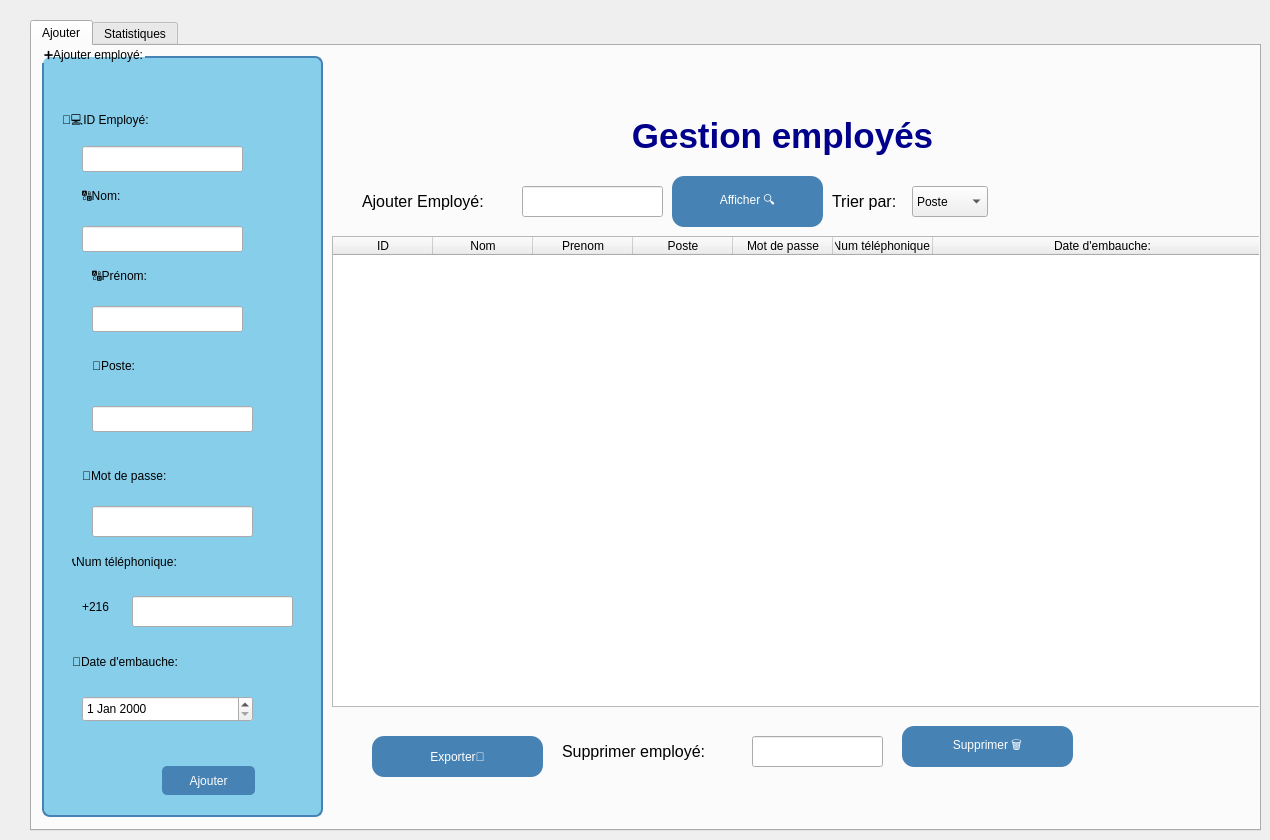
    <widget class="QWidget" name="page_2">
     <widget class="QTabWidget" name="tabWidget_2">
      <property name="geometry">
       <rect>
        <x>30</x>
        <y>20</y>
        <width>1231</width>
        <height>811</height>
       </rect>
      </property>
      <property name="currentIndex">
       <number>0</number>
      </property>
      <widget class="QWidget" name="tab_12">
       <attribute name="title">
        <string>Ajouter</string>
       </attribute>
       <widget class="QGroupBox" name="groupBox_5">
        <property name="geometry">
         <rect>
          <x>10</x>
          <y>0</y>
          <width>281</width>
          <height>771</height>
         </rect>
        </property>
        <property name="styleSheet">
         <string notr="true">QGroupBox {
        font: 900 9pt &quot;Segoe UI&quot;;
        font: 900 9pt &quot;Segoe UI&quot;;
        font: 16pt &quot;Segoe UI&quot;;

        background-color: rgb(135, 206, 235);
    border: 2px solid #4682B4;
    border-radius: 8px;
    margin-top: 10px;
}
QPushButton {
    background-color: #4682B4;
    color: white;
    border-radius: 5px;
    padding: 5px;
}
QPushButton:hover {
    background-color: #5A9BD5;
}</string>
        </property>
        <property name="title">
         <string>➕Ajouter employé:</string>
        </property>
        <widget class="QLabel" name="label_87">
         <property name="geometry">
          <rect>
           <x>20</x>
           <y>60</y>
           <width>161</width>
           <height>31</height>
          </rect>
         </property>
         <property name="styleSheet">
          <string notr="true">font: 12pt &quot;Segoe UI&quot;;</string>
         </property>
         <property name="text">
          <string>👨‍💻ID Employé:</string>
         </property>
        </widget>
        <widget class="QLineEdit" name="lineEdit_24">
         <property name="geometry">
          <rect>
           <x>40</x>
           <y>100</y>
           <width>161</width>
           <height>26</height>
          </rect>
         </property>
        </widget>
        <widget class="QLabel" name="label_88">
         <property name="geometry">
          <rect>
           <x>40</x>
           <y>140</y>
           <width>141</width>
           <height>20</height>
          </rect>
         </property>
         <property name="styleSheet">
          <string notr="true">font: 12pt &quot;Segoe UI&quot;;</string>
         </property>
         <property name="text">
          <string>🔠Nom:</string>
         </property>
        </widget>
        <widget class="QLineEdit" name="lineEdit_25">
         <property name="geometry">
          <rect>
           <x>40</x>
           <y>180</y>
           <width>161</width>
           <height>26</height>
          </rect>
         </property>
        </widget>
        <widget class="QLabel" name="label_89">
         <property name="geometry">
          <rect>
           <x>50</x>
           <y>220</y>
           <width>111</width>
           <height>20</height>
          </rect>
         </property>
         <property name="styleSheet">
          <string notr="true">font: 12pt &quot;Segoe UI&quot;;</string>
         </property>
         <property name="text">
          <string>🔠Prénom:</string>
         </property>
        </widget>
        <widget class="QLineEdit" name="lineEdit_26">
         <property name="geometry">
          <rect>
           <x>50</x>
           <y>260</y>
           <width>151</width>
           <height>26</height>
          </rect>
         </property>
        </widget>
        <widget class="QLabel" name="label_90">
         <property name="geometry">
          <rect>
           <x>50</x>
           <y>310</y>
           <width>121</width>
           <height>20</height>
          </rect>
         </property>
         <property name="styleSheet">
          <string notr="true">font: 12pt &quot;Segoe UI&quot;;</string>
         </property>
         <property name="text">
          <string>💼Poste:</string>
         </property>
        </widget>
        <widget class="QLineEdit" name="lineEdit_27">
         <property name="geometry">
          <rect>
           <x>50</x>
           <y>360</y>
           <width>161</width>
           <height>26</height>
          </rect>
         </property>
        </widget>
        <widget class="QLabel" name="label_91">
         <property name="geometry">
          <rect>
           <x>40</x>
           <y>420</y>
           <width>201</width>
           <height>20</height>
          </rect>
         </property>
         <property name="styleSheet">
          <string notr="true">font: 12pt &quot;Segoe UI&quot;;</string>
         </property>
         <property name="text">
          <string>🔣Mot de passe:</string>
         </property>
        </widget>
        <widget class="QLineEdit" name="lineEdit_28">
         <property name="geometry">
          <rect>
           <x>50</x>
           <y>460</y>
           <width>161</width>
           <height>31</height>
          </rect>
         </property>
        </widget>
        <widget class="QLabel" name="label_92">
         <property name="geometry">
          <rect>
           <x>30</x>
           <y>500</y>
           <width>211</width>
           <height>31</height>
          </rect>
         </property>
         <property name="styleSheet">
          <string notr="true">font: 12pt &quot;Segoe UI&quot;;</string>
         </property>
         <property name="text">
          <string>📞Num téléphonique:</string>
         </property>
        </widget>
        <widget class="QLineEdit" name="lineEdit_29">
         <property name="geometry">
          <rect>
           <x>90</x>
           <y>550</y>
           <width>161</width>
           <height>31</height>
          </rect>
         </property>
        </widget>
        <widget class="QLabel" name="label_93">
         <property name="geometry">
          <rect>
           <x>30</x>
           <y>600</y>
           <width>231</width>
           <height>31</height>
          </rect>
         </property>
         <property name="styleSheet">
          <string notr="true">font: 12pt &quot;Segoe UI&quot;;</string>
         </property>
         <property name="text">
          <string>📆Date d'embauche:</string>
         </property>
        </widget>
        <widget class="QDateEdit" name="dateEdit_5">
         <property name="geometry">
          <rect>
           <x>40</x>
           <y>650</y>
           <width>171</width>
           <height>26</height>
          </rect>
         </property>
         <property name="styleSheet">
          <string notr="true">font: 12pt &quot;Segoe UI&quot;;</string>
         </property>
        </widget>
        <widget class="QPushButton" name="pushButton_26">
         <property name="geometry">
          <rect>
           <x>120</x>
           <y>720</y>
           <width>93</width>
           <height>29</height>
          </rect>
         </property>
         <property name="text">
          <string>Ajouter</string>
         </property>
        </widget>
        <widget class="QLabel" name="label_94">
         <property name="geometry">
          <rect>
           <x>40</x>
           <y>550</y>
           <width>61</width>
           <height>21</height>
          </rect>
         </property>
         <property name="styleSheet">
          <string notr="true">font: 12pt &quot;Segoe UI&quot;;</string>
         </property>
         <property name="text">
          <string>+216</string>
         </property>
        </widget>
       </widget>
       <widget class="QTableWidget" name="tableWidget_5">
        <property name="geometry">
         <rect>
          <x>300</x>
          <y>190</y>
          <width>941</width>
          <height>471</height>
         </rect>
        </property>
        <property name="styleSheet">
         <string notr="true">background-color: #00008B;   /* أزرق غامق */
    color: white;                /* النص أبيض */
    gridline-color: white;       /* لون الخطوط */
    border-radius: 8px;          /* حواف مستديرة */
}
QHeaderView::section {
    background-color: #34495e;   /* رمادي غامق للـ header */
    color: white;
    padding: 4px;
    border: 1px solid #2c3e50;
</string>
        </property>
        <attribute name="horizontalHeaderStretchLastSection">
         <bool>true</bool>
        </attribute>
        <attribute name="verticalHeaderShowSortIndicator" stdset="0">
         <bool>true</bool>
        </attribute>
        <attribute name="verticalHeaderStretchLastSection">
         <bool>false</bool>
        </attribute>
        <column>
         <property name="text">
          <string>ID</string>
         </property>
        </column>
        <column>
         <property name="text">
          <string>Nom</string>
         </property>
        </column>
        <column>
         <property name="text">
          <string>Prenom</string>
         </property>
        </column>
        <column>
         <property name="text">
          <string>Poste</string>
         </property>
        </column>
        <column>
         <property name="text">
          <string>Mot de passe</string>
         </property>
        </column>
        <column>
         <property name="text">
          <string>Num téléphonique:</string>
         </property>
        </column>
        <column>
         <property name="text">
          <string>Date d'embauche:</string>
         </property>
        </column>
       </widget>
       <widget class="QLabel" name="label_95">
        <property name="geometry">
         <rect>
          <x>490</x>
          <y>60</y>
          <width>521</width>
          <height>61</height>
         </rect>
        </property>
        <property name="styleSheet">
         <string notr="true">
font: 48pt &quot;Segoe UI&quot;;</string>
        </property>
        <property name="text">
         <string>&lt;html&gt;&lt;head/&gt;&lt;body&gt;&lt;p align=&quot;center&quot;&gt;&lt;span style=&quot; font-size:26pt; font-weight:700; color:#00008b;&quot;&gt;Gestion employés&lt;/span&gt;&lt;/p&gt;&lt;/body&gt;&lt;/html&gt;</string>
        </property>
       </widget>
       <widget class="QPushButton" name="pushButton_27">
        <property name="geometry">
         <rect>
          <x>640</x>
          <y>130</y>
          <width>151</width>
          <height>51</height>
         </rect>
        </property>
        <property name="styleSheet">
         <string notr="true">background-color: rgb(70, 130, 180);
font: 14pt &quot;Segoe UI&quot;;
font: 900 12pt &quot;Segoe UI&quot;;

    color: white;                /* لون النص */
    border-radius: 12px;         /* الحواف مدوّرة */
    padding: 8px 16px;</string>
        </property>
        <property name="text">
         <string>Afficher 🔍</string>
        </property>
       </widget>
       <widget class="QLineEdit" name="lineEdit_30">
        <property name="geometry">
         <rect>
          <x>490</x>
          <y>140</y>
          <width>141</width>
          <height>31</height>
         </rect>
        </property>
        <property name="text">
         <string/>
        </property>
       </widget>
       <widget class="QLabel" name="label_96">
        <property name="geometry">
         <rect>
          <x>330</x>
          <y>140</y>
          <width>171</width>
          <height>31</height>
         </rect>
        </property>
        <property name="text">
         <string>&lt;html&gt;&lt;head/&gt;&lt;body&gt;&lt;p&gt;&lt;span style=&quot; font-size:12pt;&quot;&gt;Ajouter Employé:&lt;/span&gt;&lt;/p&gt;&lt;/body&gt;&lt;/html&gt;</string>
        </property>
       </widget>
       <widget class="QPushButton" name="pushButton_28">
        <property name="geometry">
         <rect>
          <x>870</x>
          <y>680</y>
          <width>171</width>
          <height>41</height>
         </rect>
        </property>
        <property name="styleSheet">
         <string notr="true">background-color: rgb(70, 130, 180);
font: 14pt &quot;Segoe UI&quot;;
font: 900 12pt &quot;Segoe UI&quot;;

    color: white;                /* لون النص */
    border-radius: 12px;         /* الحواف مدوّرة */
    padding: 8px 16px;</string>
        </property>
        <property name="text">
         <string>Supprimer 🗑</string>
        </property>
       </widget>
       <widget class="QLineEdit" name="lineEdit_31">
        <property name="geometry">
         <rect>
          <x>720</x>
          <y>690</y>
          <width>131</width>
          <height>31</height>
         </rect>
        </property>
       </widget>
       <widget class="QLabel" name="label_97">
        <property name="geometry">
         <rect>
          <x>530</x>
          <y>690</y>
          <width>181</width>
          <height>31</height>
         </rect>
        </property>
        <property name="text">
         <string>&lt;html&gt;&lt;head/&gt;&lt;body&gt;&lt;p&gt;&lt;span style=&quot; font-size:12pt;&quot;&gt;Supprimer employé:&lt;/span&gt;&lt;/p&gt;&lt;/body&gt;&lt;/html&gt;</string>
        </property>
       </widget>
       <widget class="QLabel" name="label_98">
        <property name="geometry">
         <rect>
          <x>800</x>
          <y>140</y>
          <width>91</width>
          <height>31</height>
         </rect>
        </property>
        <property name="text">
         <string>&lt;html&gt;&lt;head/&gt;&lt;body&gt;&lt;p&gt;&lt;span style=&quot; font-size:12pt;&quot;&gt;Trier par:&lt;/span&gt;&lt;/p&gt;&lt;/body&gt;&lt;/html&gt;</string>
        </property>
       </widget>
       <widget class="QComboBox" name="comboBox_8">
        <property name="geometry">
         <rect>
          <x>880</x>
          <y>140</y>
          <width>76</width>
          <height>31</height>
         </rect>
        </property>
        <item>
         <property name="text">
          <string>Poste </string>
         </property>
        </item>
        <item>
         <property name="text">
          <string>ID</string>
         </property>
        </item>
        <item>
         <property name="text">
          <string/>
         </property>
        </item>
       </widget>
       <widget class="QPushButton" name="pushButton_29">
        <property name="geometry">
         <rect>
          <x>340</x>
          <y>690</y>
          <width>171</width>
          <height>41</height>
         </rect>
        </property>
        <property name="styleSheet">
         <string notr="true">background-color: rgb(70, 130, 180);
font: 14pt &quot;Segoe UI&quot;;
font: 900 12pt &quot;Segoe UI&quot;;

    color: white;                /* لون النص */
    border-radius: 12px;         /* الحواف مدوّرة */
    padding: 8px 16px;</string>
        </property>
        <property name="text">
         <string>Exporter📑</string>
        </property>
       </widget>
       <widget class="QCheckBox" name="checkBox_27">
        <property name="geometry">
         <rect>
          <x>1270</x>
          <y>470</y>
          <width>91</width>
          <height>24</height>
         </rect>
        </property>
        <property name="text">
         <string>🖌</string>
        </property>
       </widget>
      </widget>
      <widget class="QWidget" name="tab_13">
       <attribute name="title">
        <string>Statistiques</string>
       </attribute>
       <layout class="QVBoxLayout" name="verticalLayout_stat">
        <property name="margin" stdset="0">
         <number>10</number>
        </property>
       </layout>
      </widget>
     </widget>
    </widget>
